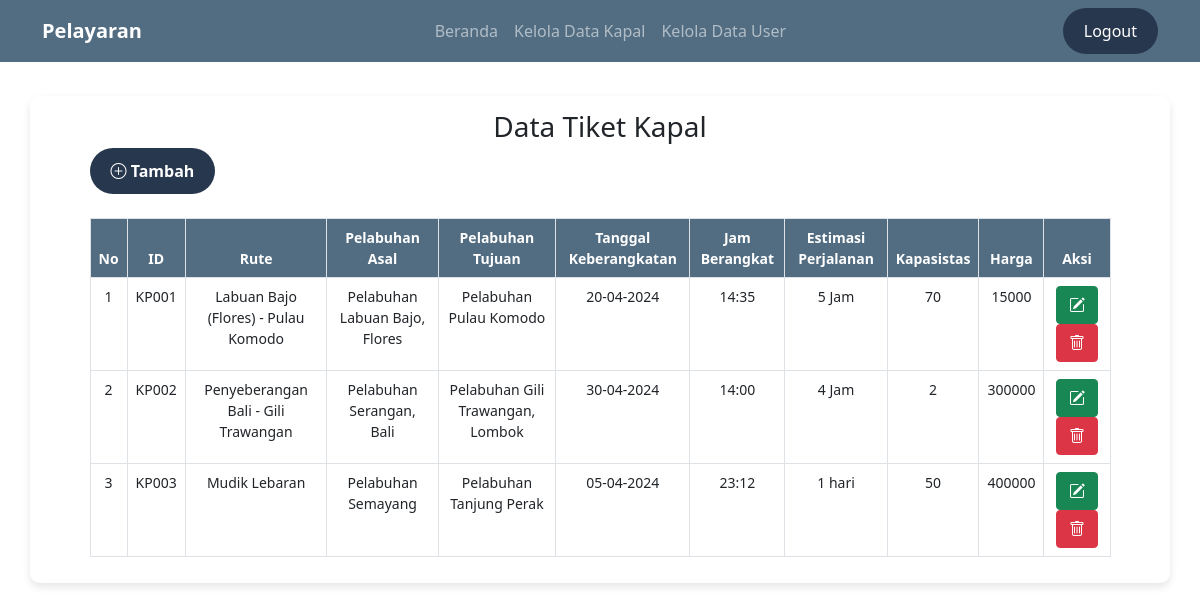
The app's page /keloladatakapal.php (signed in) with its own data.
### tables this page shows
CREATE TABLE `kapal` (
  `id_kapal` varchar(5) NOT NULL,
  `rute` varchar(100) NOT NULL,
  `plb_asal` varchar(50) NOT NULL,
  `plb_tujuan` varchar(50) NOT NULL,
  `tgl_brgkt` date NOT NULL,
  `waktu_brgkt` time NOT NULL,
  `estimasi` varchar(25) NOT NULL,
  `kapasitas` int(15) NOT NULL,
  `harga` int(15) NOT NULL
);

### keloladatakapal.php (the view, shortened to what this page needs)
<?php include 'koneksi.php';
?>
<!DOCTYPE html>
<html lang="en">
<head>
    <link href="https://cdn.jsdelivr.net/npm/bootstrap@5.0.2/dist/css/bootstrap.min.css" rel="stylesheet">
</head>
<body>
<?php include 'navbar.php' ?>
<br><br><br><br>
<div class="container">
    <div class="row">
        <div class="col-md-11" style="margin: 0 auto;">
            <h3 class="text-center my-1">Data Tiket Kapal</h3>
            <div class="col-sm-10">
                <a class="btn btn-custom bi bi-plus-circle" href="tambahdatakapal.php"><b> Tambah</b></a>
            </div>
            <br>
            <div class="table-responsive">
                <table class="table table-bordered">
                    <thead>
                        <tr>
                            <th>No</th>
                            <th>ID</th>
                            <th>Rute</th>
                            <th>Pelabuhan Asal</th>
                            <th>Pelabuhan Tujuan</th>
                            <th>Tanggal Keberangkatan</th>
                            <th>Jam Berangkat</th>
                            <th>Estimasi Perjalanan</th>
                            <th>Kapasistas</th>
                            <th>Harga</th>
                            <th>Aksi</th>
                        </tr>
                    </thead>
                    <tbody>
                        <?php
                        $no = 1;
                        $sql = mysqli_query($koneksi, "SELECT * FROM kapal");
                        while ($data = mysqli_fetch_array($sql)) {
                            ?>
                            <tr>
                                <td><?php echo $no ?></td>
                                <td><?php echo $data['id_kapal'] ?></td>
                                <td><?php echo $data['rute'] ?></td>
                                <td><?php echo $data['plb_asal'] ?></td>
                                <td><?php echo $data['plb_tujuan'] ?></td>
                                <td><?php echo date('d-m-Y', strtotime($data['tgl_brgkt'])); ?></td>
                                <td><?php echo date('H:i', strtotime($data['waktu_brgkt'])); ?></td>
                                <td><?php echo $data['estimasi'] ?></td>
                                <td><?php echo $data['kapasitas'] ?></td>
                                <td><?php echo $data['harga'] ?></td>
                                <td>
                                    <a href="editdatakapal.php?id=<?php echo $data['id_kapal'] ?>" class="btn btn-success bi bi-pencil-square"></a>
                                    <a href="hapusdatakapal.php?id=<?php echo $data['id_kapal'] ?>" class="btn btn-danger bi bi-trash" onclick="return confirm('Anda tidak akan bisa melihat data ini lagi yakin ingin menghapus?');"></a>
                                </td>
                            </tr>
                            <?php
                            $no++;
                        }
                        ?>
                    </tbody>
                </table>
            </div>
        </div>
    </div>
</div>
</body>
</html>

### keloladatakapal.php (style rules this page uses)
.btn-custom { background-color: #27374D; color: #fff; padding: 10px 20px; border-radius: 30px; transition: background-color 0.3s ease; }
.btn-danger { background-color: #dc3545; border-color: #dc3545; }
.container { width: 80%; margin: auto; background-color: #fff; padding: 10px; border-radius: 10px; box-shadow: 0 4px 8px rgba(0, 0, 0, 0.1); }
.table-bordered th, .table-bordered td { border: 1px solid #dee2e6; padding: 12px; text-align: center; font-size: 14px; }
.table-bordered thead th { background-color: #526D82; color: #fff; }

### navbar.php (style rules this page uses)
.btn-custom { background-color: #27374D; color: #fff; padding: 10px 20px; border-radius: 30px; transition: background-color 0.3s ease; }

### records on screen
kapal: id_kapal "KP001", rute "Labuan Bajo (Flores) - Pulau Komodo", plb_asal "Pelabuhan Labuan Bajo, Flores", plb_tujuan "Pelabuhan Pulau Komodo", tgl_brgkt "20-04-2024", waktu_brgkt "14:35", estimasi "5 Jam", kapasitas "70", harga "15000"
kapal: id_kapal "KP002", rute "Penyeberangan Bali - Gili Trawangan", plb_asal "Pelabuhan Serangan, Bali", plb_tujuan "Pelabuhan Gili Trawangan, Lombok", tgl_brgkt "30-04-2024", waktu_brgkt "14:00", estimasi "4 Jam", kapasitas "2", harga "300000"
kapal: id_kapal "KP003", rute "Mudik Lebaran", plb_asal "Pelabuhan Semayang", plb_tujuan "Pelabuhan Tanjung Perak", tgl_brgkt "05-04-2024", waktu_brgkt "23:12", estimasi "1 hari", kapasitas "50", harga "400000"
